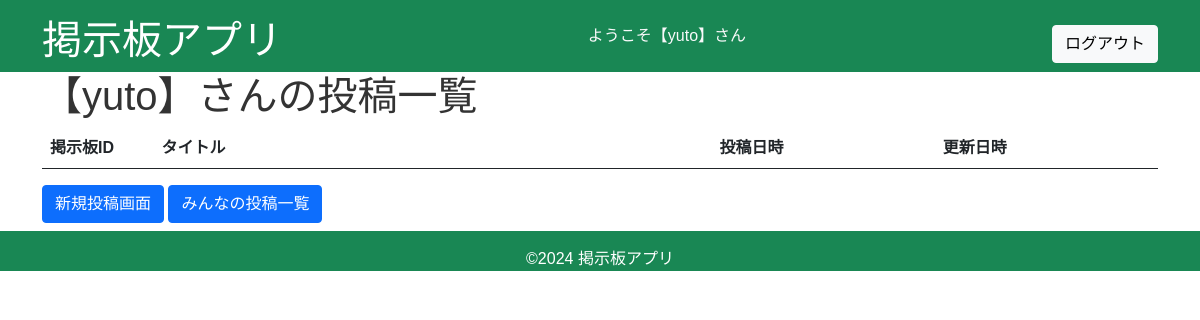
Before: /my_boards/ (signed in) with the older database file.
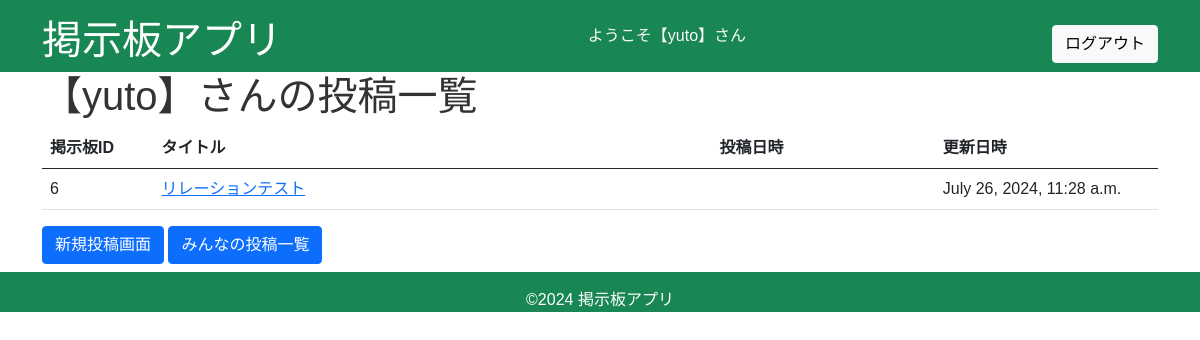
After: the same page with the newer database file.
### app/models.py (models this page shows, shortened)
class Board(models.Model):
    title = models.CharField(max_length=200)
    content = models.TextField()
    user = models.ForeignKey(User, on_delete=models.CASCADE, related_name='boards', null=True)
    created_at = models.DateTimeField(auto_now_add=True)
    updated_at = models.DateTimeField(auto_now=True)

### app/views.py (the view)
# urls.py: path('my_boards/', login_required(views.my_boards), name='my_boards')
@login_required
def my_boards(request):
    user = request.user
    boards = user.boards.all()
    return render(request, 'my_boards.html', {'boards':boards})

### templates/my_boards.html (shortened to what this page needs)
{% extends 'bace.html' %}
{% block content %}
    <section>
        <h1>【{{ user.username }}】さんの投稿一覧</h1>
        <table class="table">
            <colgroup>
                <col style="width: 10%;">
                <col style="width: 50%;">
                <col style="width: 20%;">
                <col style="width: 20%;">
            </colgroup>
            <thead>
                <tr>
                    <th scope="col">掲示板ID</th>
                    <th scope="col">タイトル</th>
                    <th scope="col">投稿日時</th>
                    <th scope="col">更新日時</th>
                </tr>
            </thead>
            <tbody>
                {% for board in boards %}
                <tr>
                    <td scope="col">{{board.id}}</td>
                    <td scope="col"><a href="{% url 'show' pk=board.id %}">{{board.title}}</td>
                    <td scope="col">{{board.creted_at}}</td>
                    <td scope="col">{{board.updated_at}}</td>
                </tr>
                {% endfor %}
            </tbody>
        </table>
        <a href="{% url 'new' %}" class="btn btn-primary">新規投稿画面</a>
        <a href="{% url 'index' %}" class="btn btn-primary">みんなの投稿一覧</a>
    </section>
{% endblock %}

Changed rows visible on the page:
added Board: id "6", title "リレーションテスト", updated_at "July 26, 2024, 11:28 a.m."
